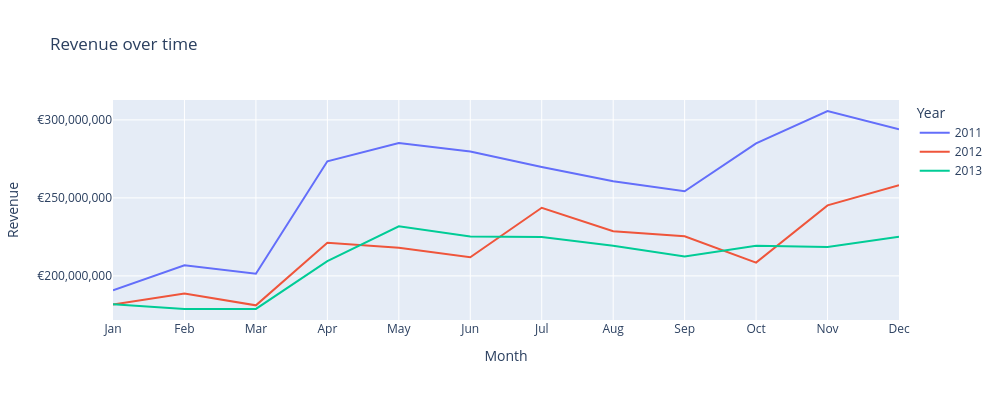

Source (notebook cell):
### Code cell
#Chart

#Figuur maken met maanden op de x-as, omzet op de y-as en aparte lijnen voor ieder jaar.
fig = px.line(
    monthly_revenue,
    x="Month",
    y="Revenue",
    color="Year",
    title="Revenue over time"
)

#Omschrijvingen van assen toevoegen.
fig.update_layout(
    xaxis_title="Month",
    yaxis_title="Revenue",
    height=400,
    width=1000
)

#Valuta maken van waarden op de y-as
fig.update_yaxes(
    tickprefix="€",
    tickformat=",.0f"
)

#Nummers omzetten in afkortingen van maanden.
fig.update_xaxes(
    tickmode="array",
    tickvals=list(range(1, 13)),
    ticktext=[
        "Jan", "Feb", "Mar", "Apr",
        "May", "Jun", "Jul", "Aug",
        "Sep", "Oct", "Nov", "Dec"
    ]
)

fig.show()

### Figure 1 — Plotly figure (JSON) as saved in the notebook; plotly's stock layout.template omitted (floating-point values rounded to 4 significant figures)
{"data": [{"hovertemplate": "Year=2011<br>Month=%{x}<br>Revenue=%{y}<extra></extra>", "legendgroup": "2011", "line": {"color": "#636efa", "dash": "solid"}, "marker": {"symbol": "circle"}, "mode": "lines", "name": "2011", "orientation": "v", "showlegend": true, "type": "scatter", "x": [1, 2, 3, 4, 5, 6, 7, 8, 9, 10, 11, 12], "xaxis": "x", "y": [190800000.0, 206800000.0, 201400000.0, 273400000.0, 285100000.0, 279700000.0, 269800000.0, 260700000.0, 254200000.0, 284900000.0, 305700000.0, 293900000.0], "yaxis": "y"}, {"hovertemplate": "Year=2012<br>Month=%{x}<br>Revenue=%{y}<extra></extra>", "legendgroup": "2012", "line": {"color": "#EF553B", "dash": "solid"}, "marker": {"symbol": "circle"}, "mode": "lines", "name": "2012", "orientation": "v", "showlegend": true, "type": "scatter", "x": [1, 2, 3, 4, 5, 6, 7, 8, 9, 10, 11, 12], "xaxis": "x", "y": [181600000.0, 188700000.0, 181100000.0, 221200000.0, 218000000.0, 211900000.0, 243600000.0, 228600000.0, 225400000.0, 208500000.0, 245200000.0, 258200000.0], "yaxis": "y"}, {"hovertemplate": "Year=2013<br>Month=%{x}<br>Revenue=%{y}<extra></extra>", "legendgroup": "2013", "line": {"color": "#00cc96", "dash": "solid"}, "marker": {"symbol": "circle"}, "mode": "lines", "name": "2013", "orientation": "v", "showlegend": true, "type": "scatter", "x": [1, 2, 3, 4, 5, 6, 7, 8, 9, 10, 11, 12], "xaxis": "x", "y": [181800000.0, 178800000.0, 178800000.0, 209500000.0, 231800000.0, 225200000.0, 225000000.0, 219400000.0, 212400000.0, 219300000.0, 218400000.0, 225200000.0], "yaxis": "y"}], "layout": {"height": 400, "legend": {"title": {"text": "Year"}, "tracegroupgap": 0}, "title": {"text": "Revenue over time"}, "width": 1000, "xaxis": {"anchor": "y", "domain": [0, 1], "tickmode": "array", "ticktext": ["Jan", "Feb", "Mar", "Apr", "May", "Jun", "Jul", "Aug", "Sep", "Oct", "Nov", "Dec"], "tickvals": [1, 2, 3, 4, 5, 6, 7, 8, 9, 10, 11, 12], "title": {"text": "Month"}}, "yaxis": {"anchor": "x", "domain": [0, 1], "tickformat": ",.0f", "tickprefix": "€", "title": {"text": "Revenue"}}}}
